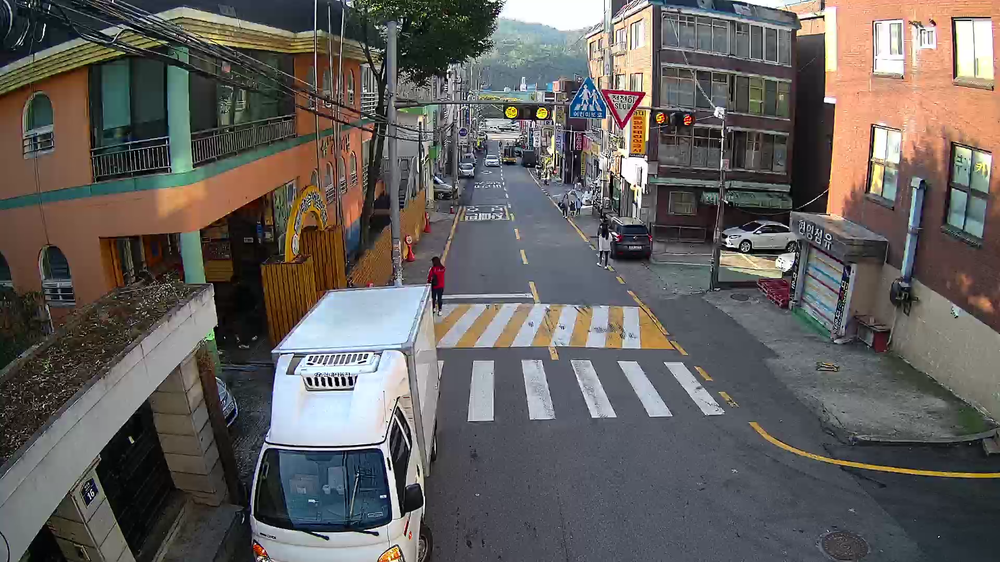
#> input picture inference/images/cctv_school_zone_000200_00001.png, 1000 x 562 px, shrunk from 1920 x 1080 before the run, found by its file name
$ python img_in_range.py
#> lines starting #> are read from the running program, lines starting #| are printed output that depends on the picture; after the words box and inside, x2 and y2 are one past the last pixel; in counts of white or black regions, pixels touching at a corner belong together
import cv2
import numpy as np
import sys

src = cv2.imread(r'.\inference\images\cctv_school_zone_000200_00001.png')
#> src is the input picture: shape (562, 1000, 3); mean B, G, R 93.4, 96.2, 100.1

if src is None:
    print('Image load failed!')
    sys.exit()

src_hsv = cv2.cvtColor(src, cv2.COLOR_BGR2HSV)
#> src_hsv: shape (562, 1000, 3); mean H, S, V 75.1, 59.6, 109

dst1 = cv2.inRange(src, (80, 80, 80), (150, 150, 150))
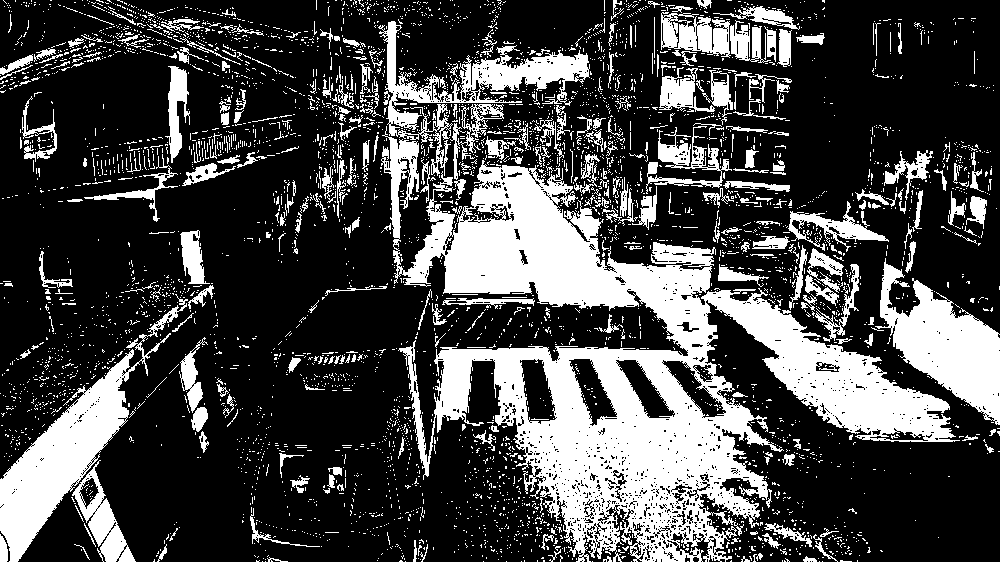
#> dst1: shape (562, 1000); 27.6% white; 4468 white regions (4150 under 20 px), largest, box (x1, y1, x2, y2) and area: (381, 126, 960, 562) 76772, (0, 294, 188, 562) 10959, (875, 258, 1000, 425) 9118
dst2 = cv2.inRange(src_hsv, (0, 0, 0), (240, 80, 80))
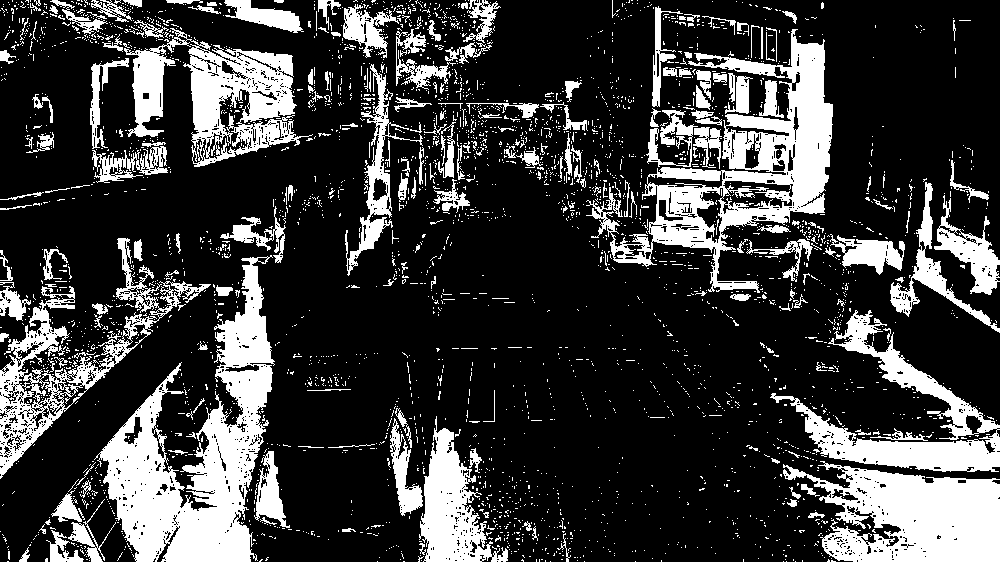
#> dst2: shape (562, 1000); 23.6% white; 3272 white regions (3059 under 20 px), largest, box (x1, y1, x2, y2) and area: (94, 255, 275, 562) 21699, (586, 29, 833, 293) 17398, (783, 461, 1000, 562) 13553

cv2.imshow('src', src)
cv2.imshow('dst1', dst1)
cv2.imshow('dst2', dst2)
cv2.waitKey()

cv2.destroyAllWindows()
